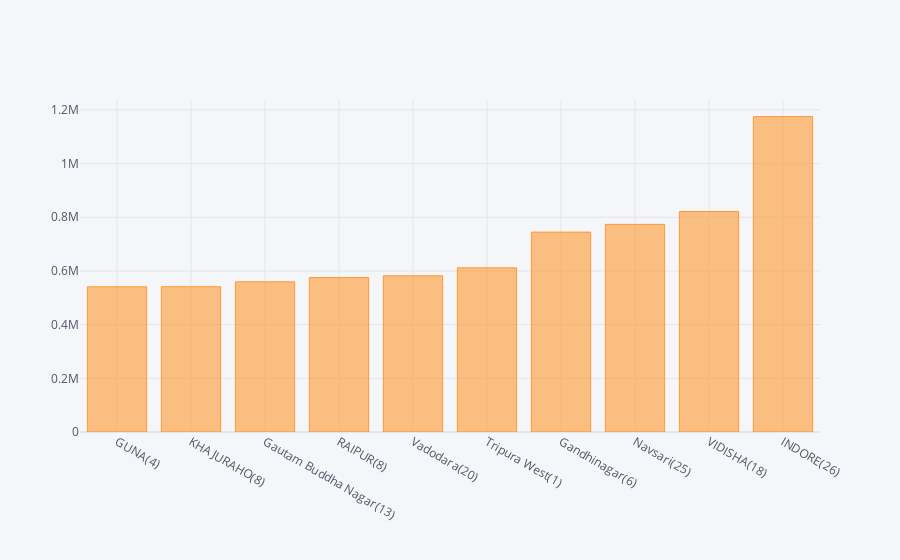

The notebook cell saved with this chart:
### Code cell
bjp.sort_values('Margin').tail(10).iplot(kind='bar',y='Margin',x='Parliament Constituency')

### Figure 1 — Plotly figure (JSON) as saved in the notebook; plotly's stock layout.template omitted (floating-point values rounded to 4 significant figures)
{"data": [{"marker": {"color": "rgba(255, 153, 51, 0.6)", "line": {"color": "rgba(255, 153, 51, 1.0)", "width": 1}}, "name": "Margin", "orientation": "v", "text": "", "type": "bar", "x": ["GUNA(4)", "KHAJURAHO(8)", "Gautam Buddha Nagar(13)", "RAIPUR(8)", "Vadodara(20)", "Tripura West(1)", "Gandhinagar(6)", "Navsari(25)", "VIDISHA(18)", "INDORE(26)"], "y": [540929, 541229, 559472, 575285, 582126, 611578, 744716, 773551, 821408, 1175092]}], "layout": {"legend": {"bgcolor": "#F5F6F9", "font": {"color": "#4D5663"}}, "paper_bgcolor": "#F5F6F9", "plot_bgcolor": "#F5F6F9", "title": {"font": {"color": "#4D5663"}}, "xaxis": {"gridcolor": "#E1E5ED", "showgrid": true, "tickfont": {"color": "#4D5663"}, "title": {"font": {"color": "#4D5663"}, "text": ""}, "zerolinecolor": "#E1E5ED"}, "yaxis": {"gridcolor": "#E1E5ED", "showgrid": true, "tickfont": {"color": "#4D5663"}, "title": {"font": {"color": "#4D5663"}, "text": ""}, "zerolinecolor": "#E1E5ED"}}}
